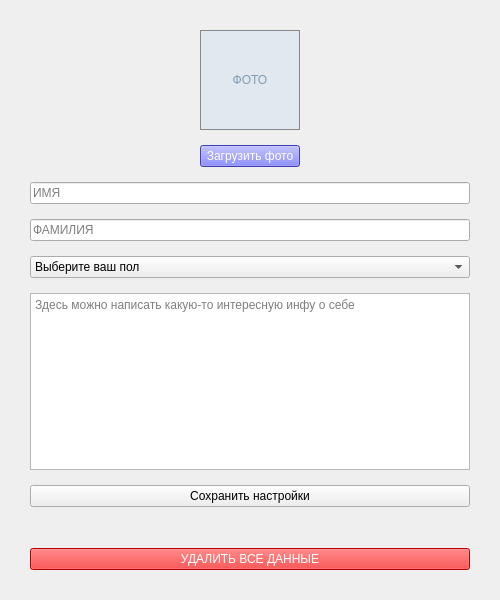
<?xml version="1.0" encoding="UTF-8"?>
<ui version="4.0">
 <class>ProfileWindow</class>
 <widget class="QMainWindow" name="ProfileWindow">
  <property name="geometry">
   <rect>
    <x>0</x>
    <y>0</y>
    <width>500</width>
    <height>600</height>
   </rect>
  </property>
  <property name="windowTitle">
   <string>Настройки профиля</string>
  </property>
  <property name="styleSheet">
   <string>
    QMainWindow { background-color: #F0F4F8; }
    QLabel { color: #102A43; font-family: 'Segoe UI'; font-size: 11pt; font-weight: bold; }
    QLineEdit, QTextEdit, QComboBox {
        background-color: #FFFFFF;
        border: 1px solid #888888;
        padding: 6px;
        color: #102A43;
        font-family: 'Segoe UI'; font-size: 10pt;
    }
    QPushButton {
        background-color: #0078D4;
        color: white;
        border: 1px solid #005A9E;
        padding: 8px 16px;
        font-family: 'Segoe UI'; font-size: 10pt; font-weight: bold;
    }
    QPushButton:hover { background-color: #005A9E; }
    QPushButton#btn_delete_data {
        background-color: #D13438;
        border: 1px solid #A80000;
    }
    QPushButton#btn_delete_data:hover {
        background-color: #A80000;
    }
   </string>
  </property>
  <widget class="QWidget" name="centralwidget">
   <layout class="QVBoxLayout" name="main_layout">
    <property name="spacing">
     <number>15</number>
    </property>
    <property name="leftMargin">
     <number>30</number>
    </property>
    <property name="topMargin">
     <number>30</number>
    </property>
    <property name="rightMargin">
     <number>30</number>
    </property>
    <property name="bottomMargin">
     <number>30</number>
    </property>
    <item>
     <layout class="QHBoxLayout" name="avatar_layout">
      <item>
       <spacer name="horizontalSpacer_left">
        <property name="orientation">
         <enum>Qt::Orientation::Horizontal</enum>
        </property>
        <property name="sizeHint" stdset="0">
         <size>
          <width>0</width>
          <height>0</height>
         </size>
        </property>
       </spacer>
      </item>
      <item>
       <layout class="QVBoxLayout" name="avatar_vbox">
        <item>
         <widget class="QLabel" name="label_avatar">
          <property name="minimumSize">
           <size>
            <width>100</width>
            <height>100</height>
           </size>
          </property>
          <property name="styleSheet">
           <string>background-color: #E1E8F0; border: 1px solid #888888; color: #829AB1; text-align: center;</string>
          </property>
          <property name="text">
           <string>ФОТО</string>
          </property>
          <property name="alignment">
           <set>Qt::AlignmentFlag::AlignCenter</set>
          </property>
         </widget>
        </item>
        <item>
         <widget class="QPushButton" name="btn_change_avatar">
          <property name="styleSheet">
           <string notr="true">background-color: rgb(85, 85, 255);
color: rgb(255, 255, 255);
font: 12pt &quot;Franklin Gothic&quot;;</string>
          </property>
          <property name="text">
           <string>Загрузить фото</string>
          </property>
         </widget>
        </item>
       </layout>
      </item>
      <item>
       <spacer name="horizontalSpacer_right">
        <property name="orientation">
         <enum>Qt::Orientation::Horizontal</enum>
        </property>
        <property name="sizeHint" stdset="0">
         <size>
          <width>0</width>
          <height>0</height>
         </size>
        </property>
       </spacer>
      </item>
     </layout>
    </item>
    <item>
     <widget class="QLineEdit" name="lineEdit_name">
      <property name="placeholderText">
       <string>ИМЯ</string>
      </property>
     </widget>
    </item>
    <item>
     <widget class="QLineEdit" name="lineEdit_second_name">
      <property name="placeholderText">
       <string>ФАМИЛИЯ</string>
      </property>
     </widget>
    </item>
    <item>
     <widget class="QComboBox" name="comboBox_gender">
      <item>
       <property name="text">
        <string>Выберите ваш пол</string>
       </property>
      </item>
      <item>
       <property name="text">
        <string>Мужской</string>
       </property>
      </item>
      <item>
       <property name="text">
        <string>Женский</string>
       </property>
      </item>
      <item>
       <property name="text">
        <string>Не знаю</string>
       </property>
      </item>
     </widget>
    </item>
    <item>
     <widget class="QTextEdit" name="textEdit_desc_2">
      <property name="placeholderText">
       <string>Здесь можно написать какую-то интересную инфу о себе</string>
      </property>
     </widget>
    </item>
    <item>
     <widget class="QPushButton" name="btn_save_settings">
      <property name="styleSheet">
       <string notr="true"> </string>
      </property>
      <property name="text">
       <string>Сохранить настройки</string>
      </property>
     </widget>
    </item>
    <item>
     <spacer name="verticalSpacer_bottom">
      <property name="orientation">
       <enum>Qt::Orientation::Vertical</enum>
      </property>
      <property name="sizeHint" stdset="0">
       <size>
        <width>20</width>
        <height>40</height>
       </size>
      </property>
     </spacer>
    </item>
    <item>
     <widget class="QPushButton" name="btn_delete_data">
      <property name="styleSheet">
       <string notr="true">background-color: rgb(255, 0, 0);
color: rgb(255, 255, 255);
font: 12pt &quot;Franklin Gothic&quot;;</string>
      </property>
      <property name="text">
       <string>УДАЛИТЬ ВСЕ ДАННЫЕ</string>
      </property>
     </widget>
    </item>
   </layout>
  </widget>
 </widget>
 <resources/>
 <connections/>
</ui>
